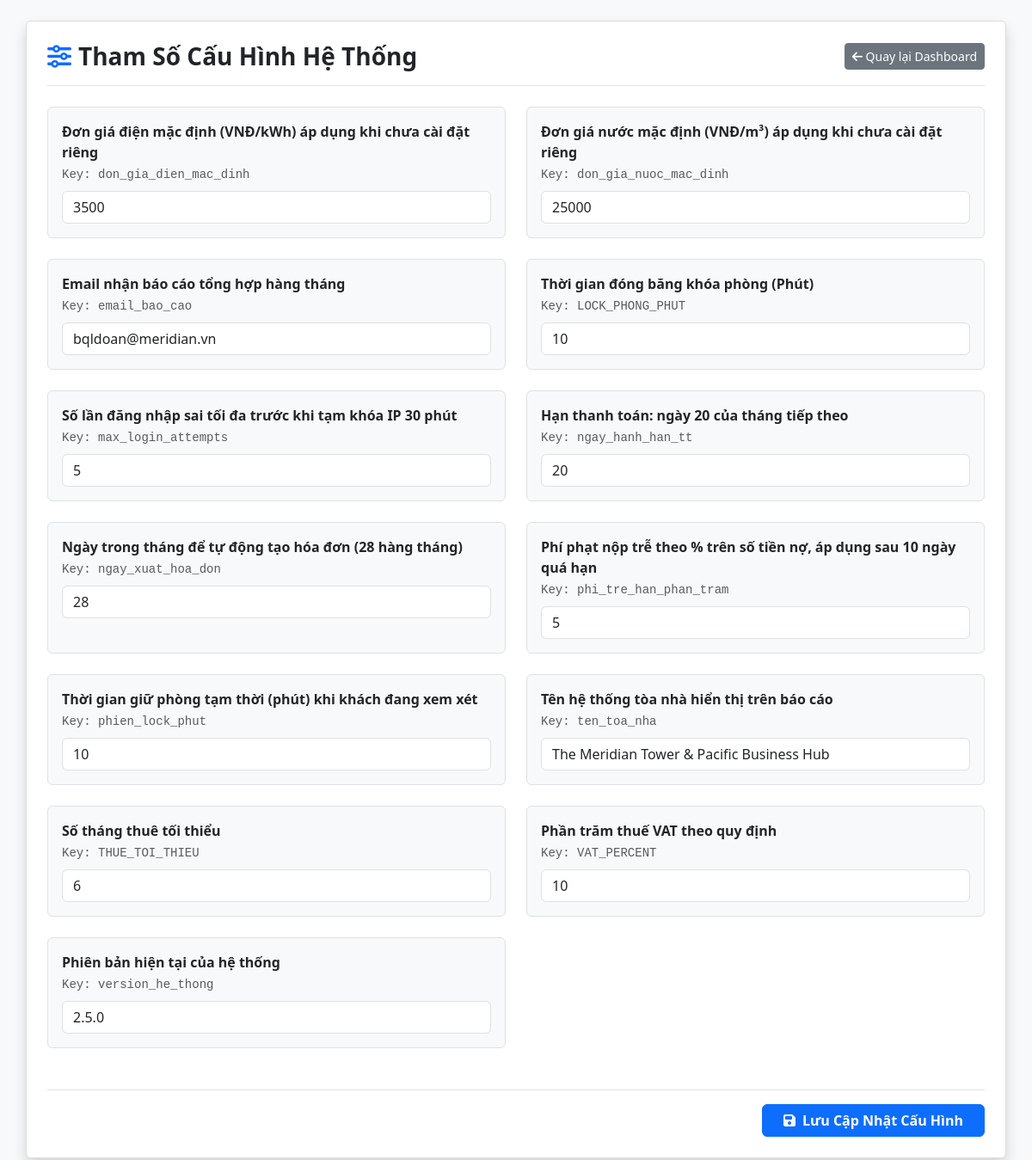
The app's page /modules/cau_hinh/index.php (signed in) with its own data.
### tables this page shows
CREATE TABLE CAU_HINH_HE_THONG (
    key_name VARCHAR(100) PRIMARY KEY,
    key_value TEXT,
    description TEXT
);

### modules/cau_hinh/index.php (the view, shortened to what this page needs)
<?php
$pdo = Database::getInstance()->getConnection();
try {
    $stmt = $pdo->query("SELECT key_name, key_value, description FROM CAU_HINH_HE_THONG ORDER BY key_name ASC");
    $listConfigs = $stmt->fetchAll(PDO::FETCH_ASSOC);
} catch (PDOException $e) {
    error_log("DB Query Error: " . $e->getMessage());
    die("Sự cố truy xuất dữ liệu Cấu hình Hệ thống.");
}
?>
<!DOCTYPE html>
<html lang="vi">
<head>
    <link href="https://cdn.jsdelivr.net/npm/bootstrap@5.3.3/dist/css/bootstrap.min.css" rel="stylesheet">
    <link rel="stylesheet" href="https://cdnjs.cloudflare.com/ajax/libs/font-awesome/6.5.1/css/all.min.css">
</head>
<body class="p-4">
<div class="container shadow bg-white p-4 config-card">
    <div class="d-flex justify-content-between align-items-center mb-4 border-bottom pb-3">
        <h3 class="mb-0 fw-bold"><i class="fa-solid fa-sliders me-2 text-primary"></i>Tham Số Cấu Hình Hệ Thống</h3>
        <a href="../../modules/dashboard/admin.php" class="btn btn-secondary btn-sm"><i class="fa-solid fa-arrow-left"></i> Quay lại Dashboard</a>
    </div>
    <form action="cau_hinh_submit.php" method="POST">
        <?php if(empty($listConfigs)): ?>
            <div class="alert alert-warning">Database không tồn tại Record cấu hình nào ban đầu.</div>
        <?php else: ?>
            <div class="row">
                <?php foreach($listConfigs as $row): ?>
                    <div class="col-md-6 mb-4">
                        <div class="form-group border p-3 rounded bg-light h-100">
                            <label class="form-label fw-bold mb-1">
                                <?= htmlspecialchars($row['description']) ?>
                            </label>
                            <br>
                            <small class="text-muted font-monospace d-block mb-2">Key: <?= htmlspecialchars($row['key_name']) ?></small>
                            <?php if (strlen($row['key_value']) > 100): ?>
                                <textarea name="configs[<?= htmlspecialchars($row['key_name']) ?>]" class="form-control" rows="3"><?= htmlspecialchars($row['key_value']) ?></textarea>
                            <?php else: ?>
                                <input type="text" name="configs[<?= htmlspecialchars($row['key_name']) ?>]" value="<?= htmlspecialchars($row['key_value']) ?>" class="form-control">
                            <?php endif; ?>
                        </div>
                    </div>
                <?php endforeach; ?>
            </div>
            <div class="mt-4 pt-3 border-top text-end">
                <button type="submit" class="btn btn-primary px-4 fw-bold"><i class="fa-solid fa-floppy-disk me-2"></i>Lưu Cập Nhật Cấu Hình</button>
            </div>
        <?php endif; ?>
    </form>
</div>
</body>
</html>

### modules/cau_hinh/index.php (style rules this page uses)
body { background-color: #f8f9fa; }
.config-card { border-radius: 6px; border: 1px solid #ddd; }

### records on screen
cau_hinh_he_thong: description "Đơn giá điện mặc định (VNĐ/kWh) áp dụng khi chưa cài đặt riêng", key_name "don_gia_dien_mac_dinh", key_value "3500"
cau_hinh_he_thong: description "Đơn giá nước mặc định (VNĐ/m³) áp dụng khi chưa cài đặt riêng", key_name "don_gia_nuoc_mac_dinh", key_value "25000"
cau_hinh_he_thong: description "Email nhận báo cáo tổng hợp hàng tháng", key_name "email_bao_cao", key_value "bqldoan@meridian.vn"
cau_hinh_he_thong: description "Thời gian đóng băng khóa phòng (Phút)", key_name "LOCK_PHONG_PHUT", key_value "10"
cau_hinh_he_thong: description "Số lần đăng nhập sai tối đa trước khi tạm khóa IP 30 phút", key_name "max_login_attempts", key_value "5"
cau_hinh_he_thong: description "Hạn thanh toán: ngày 20 của tháng tiếp theo", key_name "ngay_hanh_han_tt", key_value "20"
cau_hinh_he_thong: description "Ngày trong tháng để tự động tạo hóa đơn (28 hàng tháng)", key_name "ngay_xuat_hoa_don", key_value "28"
cau_hinh_he_thong: description "Phí phạt nộp trễ theo % trên số tiền nợ, áp dụng sau 10 ngày quá hạn", key_name "phi_tre_han_phan_tram", key_value "5"
cau_hinh_he_thong: description "Thời gian giữ phòng tạm thời (phút) khi khách đang xem xét", key_name "phien_lock_phut", key_value "10"
cau_hinh_he_thong: description "Tên hệ thống tòa nhà hiển thị trên báo cáo", key_name "ten_toa_nha", key_value "The Meridian Tower & Pacific Business Hub"
cau_hinh_he_thong: description "Số tháng thuê tối thiểu", key_name "THUE_TOI_THIEU", key_value "6"
cau_hinh_he_thong: description "Phần trăm thuế VAT theo quy định", key_name "VAT_PERCENT", key_value "10"
cau_hinh_he_thong: description "Phiên bản hiện tại của hệ thống", key_name "version_he_thong", key_value "2.5.0"
